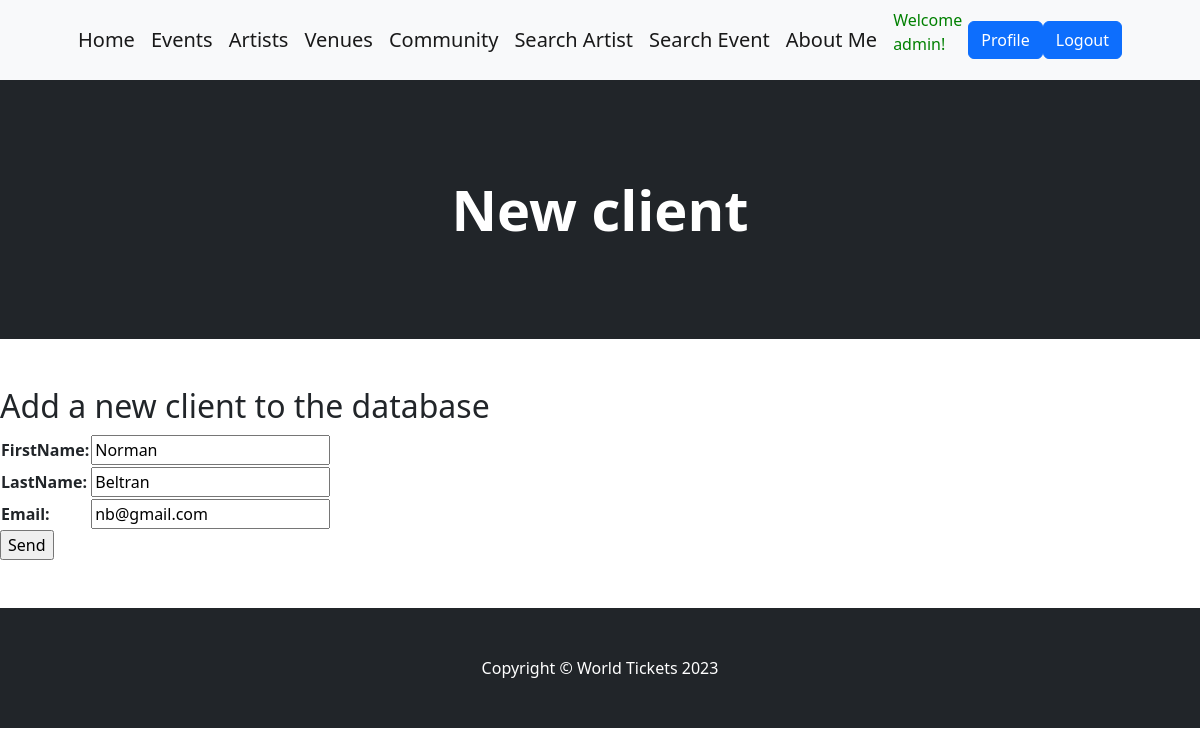
/update_client/2/ (signed in), run on the app's committed database.
### AppTickets/models.py (models this page shows, shortened)
class Client(models.Model):
    firstName = models.CharField(max_length=50, blank=False)
    lastName = models.CharField(max_length=50, blank=False)
    email = models.EmailField()
    class Meta:
        verbose_name = "Client"
        verbose_name_plural = "Clients"
        ordering = ['lastName']

### AppTickets/views.py (the view)
# urls.py: path('update_client/<int:pk>/', ClientUpdate.as_view(), name="update_cliente" ),
class ClientUpdate(SuperUserRequiredMixin, UpdateView):
    model = Client
    fields = ['firstName', 'lastName', 'email']
    success_url = reverse_lazy('clientes')

### AppTickets/views.py (called while the page is built)
    def test_func(self):
        return self.request.user.is_superuser

### AppTickets/templates/AppTickets/client_form.html (shortened to what this page needs)
{% extends 'AppTickets/base.html' %}
{% load static %}
{% block title %}
    New client
{% endblock title %}
{% block mainProducts %}
    <h2>Add a new client to the database</h2>
    <form action="" method="post">
        <table>
            {{ form.as_table }}
        </table>
        <input type="submit" value="Send">
    </form>
{% endblock mainProducts %}

### AppTickets/templates/AppTickets/base.html (shortened to what this page needs)
<!DOCTYPE html>
<html lang="en">
    <head>
        {% load static %}
        <link href="https://cdn.jsdelivr.net/npm/bootstrap-icons@1.5.0/font/bootstrap-icons.css" rel="stylesheet" />
        <link href="{% static 'AppTickets/css/styles.css' %}" rel="stylesheet" />
        <link rel="stylesheet" href="https://cdnjs.cloudflare.com/ajax/libs/font-awesome/6.4.0/css/all.min.css">
    </head>
    <body>
        <nav class="navbar navbar-expand-lg navbar-light bg-light">
            <div class="container px-4 px-lg-5">
                <a class="navbar-brand" href="{% url 'home' %}">Home</a>
                {% if user.is_authenticated %}
                    <a class="navbar-brand" href="{% url 'eventos' %}">Events</a>
                    <a class="navbar-brand" href="{% url 'artistas' %}">Artists</a>
                    <a class="navbar-brand" href="{% url 'lugares' %}">Venues</a>
                    <a class="navbar-brand" href="{% url 'clientes' %}">Community</a>
                    <a class="navbar-brand" href="{% url 'busca_artista' %}">Search Artist</a>
                    <a class="navbar-brand" href="{% url 'busca_evento' %}">Search Event</a>
                    <a class="navbar-brand" href="{% url 'acerca_de_mi' %}">About Me</a>
                    <p style="color:green">Welcome {{user.username}}!</p>
                    <a class="btn btn-primary" href="{% url 'edit_profile' %}">Profile</a>
                    <a class="btn btn-primary" href="{% url 'client_logout' %}">Logout</a>
                {% else %}
                    <a class="navbar-brand" href="{% url 'acerca_de_mi' %}">About Me</a>
                    <a class="btn btn-primary" href="{% url 'client_login' %}">Login</a>
                    <a class="btn btn-success" href="{% url 'client_register' %}">Sign up</a>
                {% endif %}
            </div>
        </nav>
        <header class="bg-dark py-5">
            <div class="container px-4 px-lg-5 my-5">
                <div class="text-center text-white">
                    <h1 class="display-4 fw-bolder">
                        {% block title %}{% endblock title %}
                    </h1>
                </div>
            </div>
        </header>
        <section class="py-5">
            {% block mainProducts %}{% endblock mainProducts %}
        </section>
    </body>
    <footer class="py-5 bg-dark">
        <div class="container"><p class="m-0 text-center text-white">Copyright &copy; World Tickets 2023</p></div>
    </footer>
</html>

### data on the page
Client: firstName "Norman", lastName "Beltran", email "nb@gmail.com"

### other printed values
{{ user.username }} "admin"
